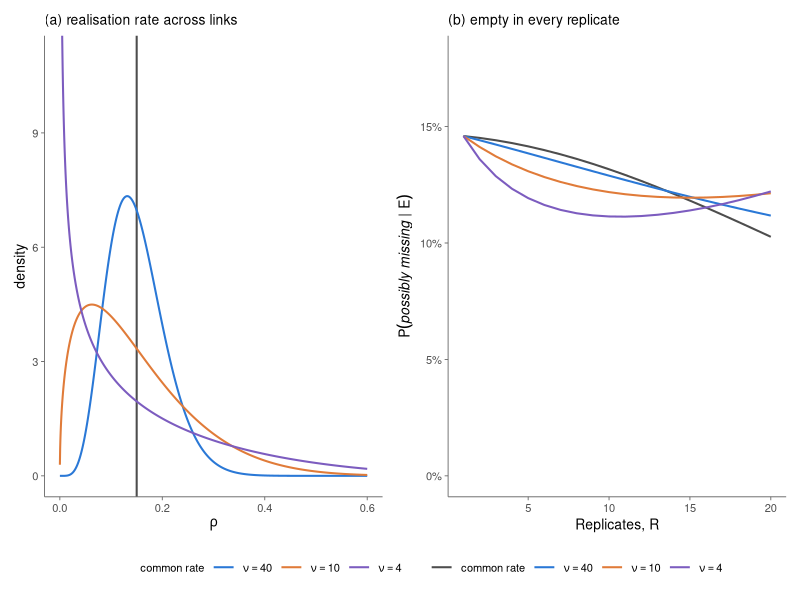
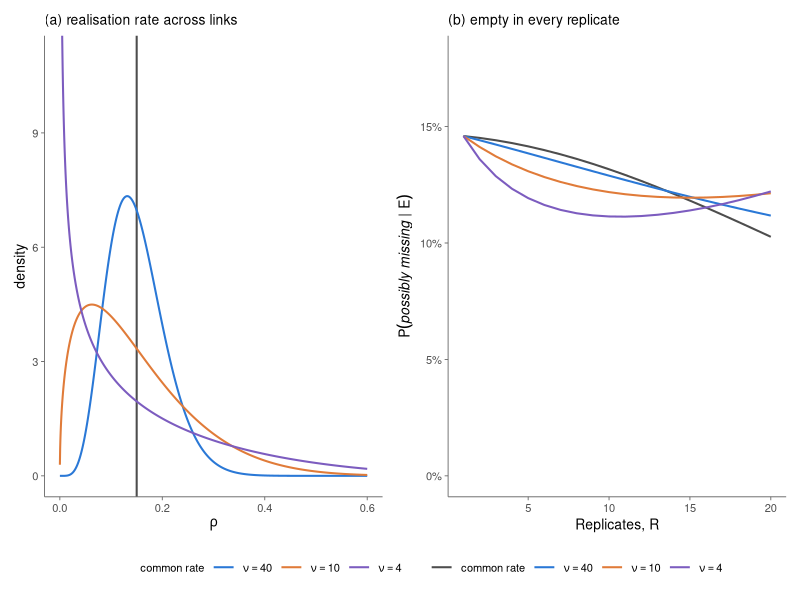

The R script that drew these images, in order:
## ---------------------------------------------------------------------------
## SI figure: heterogeneous links. The realisation rate rho is drawn once per
## link from Beta(a, b) with mean rhobar and concentration nu = a + b, and held
## fixed across that link's replicates; the detectability 1 - eps_l stays common,
## so p_1 = rho(1 - eps_l) <= rho by construction.
##
## For a category with z_r = 1 the replicate factor is conditioned on the link
## being realised in at least one replicate, so both the numerator and the
## normaliser are expectations over the drawn rho (Eq. cumulative):
##
##   P(n | L_r = 1) = E_rho[ B*(n, R, rho u) ] / E_rho[ 1 - (1-rho)^R ],
##   B*(n,R,p) = C(R,n) p^n (1-p)^(R-n) - 1[n = 0] (1-rho)^R.
##
## Evidence: Y = 1, O_l = 0. Directional local axis (Eq. likelihood_dir).
## ---------------------------------------------------------------------------

library(ggplot2)
library(patchwork)

eY     <- 0.20
el     <- 0.30
f      <- 0.05
rhobar <- 0.15
u      <- 1 - el              # detectability, common to all links
nus    <- c(40, 10, 4)        # concentrations shown, plus the common rate
Rs     <- 1:20

## the eight categories as (z_Y, z_l, z_r)
sig <- rbind(c(1,1,1), c(1,1,0), c(1,0,1), c(1,0,0),
             c(0,1,1), c(0,1,0), c(0,0,1), c(0,0,0))
rownames(sig) <- c("recurrent","locally unique","possibly missing","phantom",
                   "model-elusive","weakly-supported","locally absent",
                   "possibly forbidden")
PM <- 3

## ---- replicate factor for z_r = 1, binomial coefficient dropped -------------
## Beta(a, b) with a < 1 is singular at 0, so integrate on a fine grid and check
## against adaptive quadrature (both agree to 1e-8 across the range shown).
gr <- seq(1e-9, 1 - 1e-9, length.out = 200001)

rep1 <- function(n, R, nu) {
  if (is.na(nu)) {                                   # common rate
    p <- rhobar * u
    num <- if (n == 0) (1 - p)^R - (1 - rhobar)^R else p^n * (1 - p)^(R - n)
    return(num / (1 - (1 - rhobar)^R))
  }
  w   <- dbeta(gr, rhobar * nu, (1 - rhobar) * nu)
  num <- if (n == 0) (1 - gr * u)^R - (1 - gr)^R else (gr * u)^n * (1 - gr * u)^(R - n)
  sum(w * num) / sum(w * (1 - (1 - gr)^R))
}

post <- function(R, n, nu, which) {
  L <- numeric(8)
  for (i in 1:8) {
    lY <- if (sig[i,1] == 1) 1 - eY else eY
    lL <- if (sig[i,2] == 1) el else 1 - f           # O_l = 0, directional
    pr <- if (sig[i,3] == 1) rep1(n, R, nu) else f^n * (1 - f)^(R - n)
    L[i] <- lY * lL * pr
  }
  (L / sum(L))[which]
}

lev  <- c("common rate", paste0("nu == ", nus))
cols <- setNames(c("#4D4D4D", "#2A78D6", "#E07B39", "#7C5CBF"), lev)
labs <- setNames(c("common rate", expression(nu == 40), expression(nu == 10),
                   expression(nu == 4)), lev)

## ---- (a) the distribution of the realisation rate across links -------------
gridp <- seq(1e-4, 0.6, length.out = 1200)
dens <- do.call(rbind, lapply(seq_along(nus), function(k) {
  data.frame(level = lev[k + 1], p = gridp,
             d = dbeta(gridp, rhobar * nus[k], (1 - rhobar) * nus[k]))
}))
dens$level <- factor(dens$level, levels = lev)

pa <- ggplot(dens, aes(p, d, colour = level)) +
  geom_vline(xintercept = rhobar, colour = cols[1], linewidth = 0.7) +
  geom_line(linewidth = 0.7) +
  scale_colour_manual(values = cols, labels = labs, drop = FALSE) +
  coord_cartesian(ylim = c(0, 11)) +
  labs(title = "(a) realisation rate across links",
       x = expression(rho), y = "density")

## ---- (b) empty in every replicate ------------------------------------------
curves <- do.call(rbind, lapply(c(NA, nus), function(nu) {
  data.frame(level = if (is.na(nu)) lev[1] else paste0("nu == ", nu),
             R = Rs, p = sapply(Rs, function(R) post(R, 0, nu, PM)))
}))
curves$level <- factor(curves$level, levels = lev)

pct <- function(x) paste0(round(100 * x), "%")
pb <- ggplot(curves, aes(R, p, colour = level)) +
  geom_line(linewidth = 0.7) +
  scale_colour_manual(values = cols, labels = labs, drop = FALSE) +
  scale_y_continuous(limits = c(0, 0.18), labels = pct) +
  scale_x_continuous(breaks = scales::pretty_breaks(5)) +
  labs(title = "(b) empty in every replicate",
       x = "Replicates, R",
       y = expression(P(italic("possibly missing")~"|"~E)))

base <- theme_classic(base_size = 10) +
  theme(legend.position = "bottom", legend.title = element_blank(),
        legend.key.width = unit(18, "pt"),
        plot.title = element_text(size = 10, hjust = 0),
        axis.line = element_line(colour = "grey40", linewidth = 0.3),
        axis.ticks = element_line(colour = "grey40", linewidth = 0.3))

fig <- (pa + pb) & base
fig <- fig + plot_layout(guides = "collect") & theme(legend.position = "bottom")

## ---- reported values --------------------------------------------------------
cat("kappa =", (1 - eY) * (1 - f) / ((1 - f) + el), "\n")
for (nu in c(NA, nus)) {
  cat(sprintf("nu=%-7s", ifelse(is.na(nu), "common", as.character(nu))))
  for (R in c(1, 5, 10, 20)) cat(sprintf("  R%2d %.4f", R, post(R, 0, nu, PM)))
  cat("\n")
}
cat("\nE[rho | realised at least once]\n")
for (nu in nus) {
  w <- dbeta(gr, rhobar * nu, (1 - rhobar) * nu)
  for (R in c(1, 5, 20))
    cat(sprintf("  nu=%2d R=%2d  %.4f\n", nu, R,
        sum(w * gr * (1 - (1 - gr)^R)) / sum(w * (1 - (1 - gr)^R))))
}

ggsave("heterogeneity.pdf", fig, width = 7.2, height = 3.2)
ggsave("heterogeneity.png", fig, width = 7.2, height = 3.2, dpi = 300)
